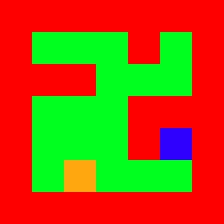

Tiled map render using the project's own tile images. Description and the whole map definition, tile-layer contents included, below:
An orthogonal 7x7 tile map with 32x32 px tiles, 1 tile layer (Tile Layer 1).

<map version="1.0" orientation="orthogonal" width="7" height="7" tilewidth="32" tileheight="32">
 <tileset firstgid="1" name="map" tilewidth="32" tileheight="32">
  <image source="map.png" width="128" height="32" />
 </tileset>
 <layer name="Tile Layer 1" width="7" height="7">
  <data encoding="csv">
2,2,2,2,2,2,2,
2,1,1,1,2,1,2,
2,2,2,1,1,1,2,
2,1,1,1,2,2,2,
2,1,1,1,2,4,2,
2,1,3,1,1,1,2,
2,2,2,2,2,2,2
</data>
 </layer>
</map>
